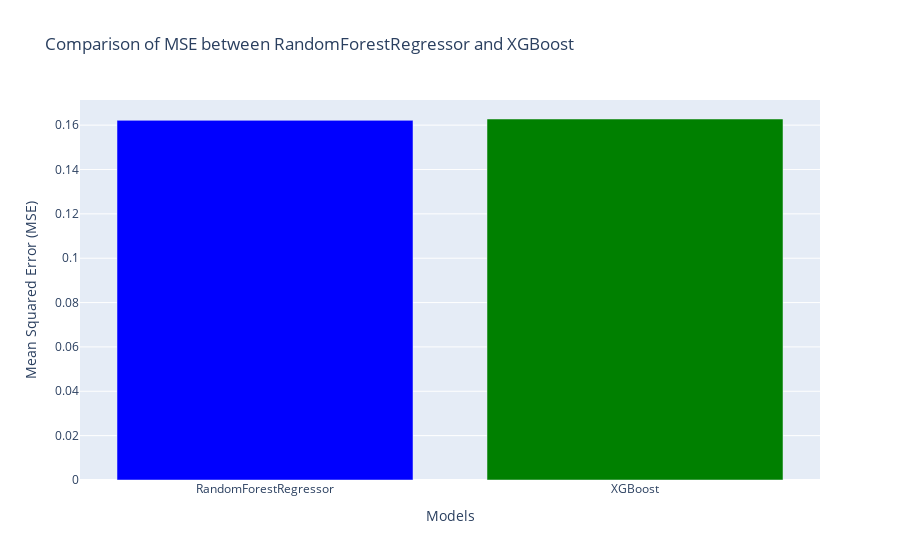

The cell this chart's notebook holds for it:
### Markdown cell above
<a id="comparing-mse"></a>
## 6.1.3 📉 Comparing MSE

### Code cell
mse_rf = mean_squared_error(y_test, y_pred)
mse_xgb = mean_squared_error(y_test, y_pred_xgb)

models = ['RandomForestRegressor', 'XGBoost']
mse_values = [mse_rf, mse_xgb]
colors = ['blue', 'green']

fig = go.Figure(data=[go.Bar(x=models, y=mse_values, marker_color=colors)])
fig.update_layout(
    title='Comparison of MSE between RandomForestRegressor and XGBoost',
    xaxis_title='Models',
    yaxis_title='Mean Squared Error (MSE)'
)
fig.show()

### Figure 1 — Plotly figure (JSON) as saved in the notebook; plotly's stock layout.template omitted (floating-point values rounded to 4 significant figures)
{"data": [{"marker": {"color": ["blue", "green"]}, "type": "bar", "x": ["RandomForestRegressor", "XGBoost"], "y": [0.1621, 0.1628]}], "layout": {"title": {"text": "Comparison of MSE between RandomForestRegressor and XGBoost"}, "xaxis": {"title": {"text": "Models"}}, "yaxis": {"title": {"text": "Mean Squared Error (MSE)"}}}}
